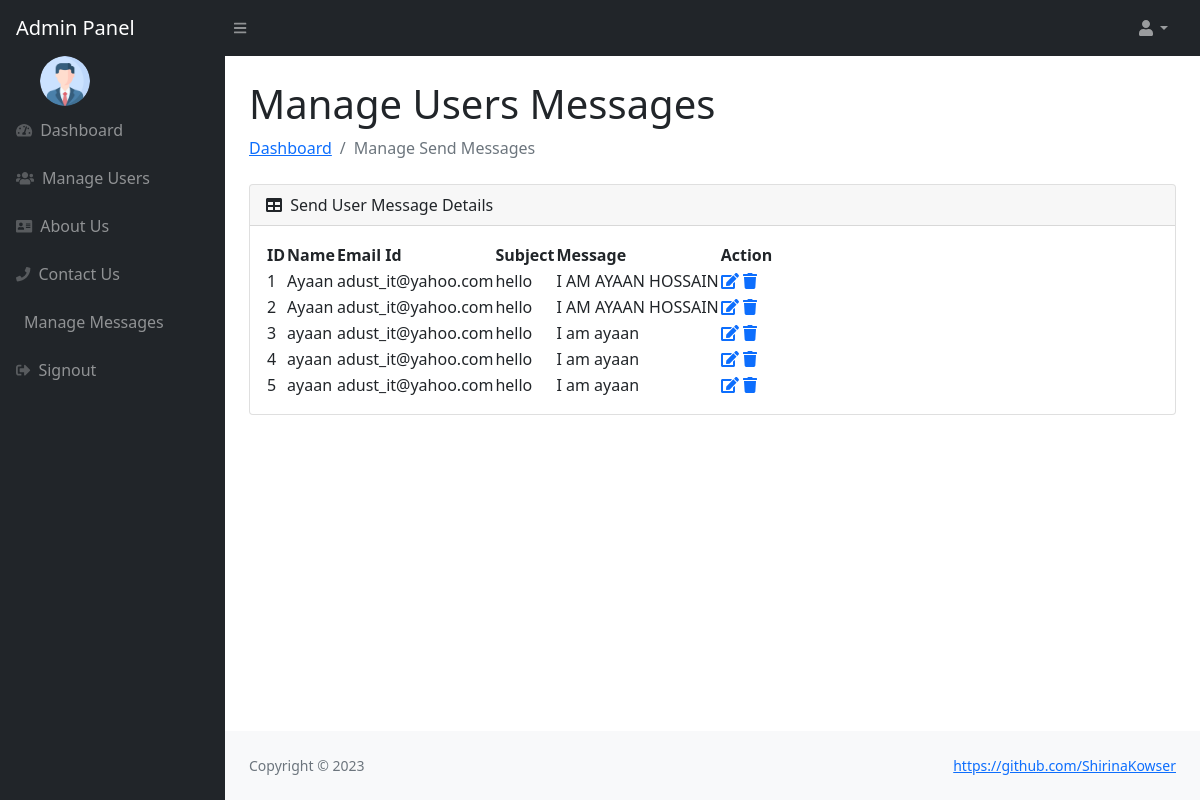
The app's page /admin/manage-message.php (signed in) with its own data.
### tables this page shows
CREATE TABLE `contact` (
  `id` int(11) NOT NULL,
  `name` varchar(255) NOT NULL,
  `email` varchar(255) NOT NULL,
  `subject` varchar(255) NOT NULL,
  `message` text NOT NULL
);

### admin/manage-message.php (the view, shortened to what this page needs)
<?php session_start();
include_once('includes/dbconnection.php');
if (strlen($_SESSION['adminid']==0)) {
  header('location:logout.php');
  } else{
?>
<!DOCTYPE html>
<html lang="en">
    <head>
        <link href="https://cdn.jsdelivr.net/npm/simple-datatables@latest/dist/style.css" rel="stylesheet" />
        <link href="css/style.css" rel="stylesheet" />
    </head>
    <body class="sb-nav-fixed">
      <?php include_once('includes/navbar.php');?>
        <div id="layoutSidenav">
         <?php include_once('includes/sidebar.php');?>
            <div id="layoutSidenav_content">
                <main>
                    <div class="container-fluid px-4">
                        <h1 class="mt-4">Manage Users Messages</h1>
                        <ol class="breadcrumb mb-4">
                            <li class="breadcrumb-item"><a href="dashboard.php">Dashboard</a></li>
                            <li class="breadcrumb-item active">Manage Send Messages</li>
                        </ol>
                        <div class="card mb-4">
                            <div class="card-header">
                                <i class="fas fa-table me-1"></i>
                                Send User Message Details
                            </div>
                            <div class="card-body">
                                <table id="datatablesSimple">
                                    <thead>
                                        <tr>
                                             <th>ID</th>
                                  <th> Name</th>
                                  <th> Email Id</th>
                                  <th>Subject</th>
                                  <th>Message</th>
                                  <th>Action</th>
                                        </tr>
                                    </thead>
                                    <tbody>
                         <?php $ret=mysqli_query($conn,"select * from contact");
                              $cnt=1;
                              while($row=mysqli_fetch_array($ret))
                              {?>
                              <tr>
                              <td><?php echo $cnt;?></td>
                                  <td><?php echo $row['name'];?></td>
                                  <td><?php echo $row['email'];?></td>
                                  <td><?php echo $row['subject'];?></td>
                                  <td><?php echo $row['message'];?></td>
                                  <td>
                                     <a href="contact.php?uid=<?php echo $row['id'];?>">
                                         <i class="fas fa-edit"></i></a>
                                     <a href="manage-message.php?id=<?php echo $row['id'];?>" onClick="return confirm('Do you really want to delete');"><i class="fa fa-trash" aria-hidden="true"></i></a>
                                  </td>
                              </tr>
                              <?php $cnt=$cnt+1; }?>
                                    </tbody>
                                </table>
                            </div>
                        </div>
                    </div>
                </main>
  <?php include('includes/footer.php');?>
            </div>
        </div>
    </body>
</html>
<?php } ?>

### admin/includes/navbar.php (shortened to what this page needs)
<nav class="sb-topnav navbar navbar-expand navbar-dark bg-dark">
          <a class="navbar-brand ps-3" href="dashboard.php">Admin Panel</a>
          <button class="btn btn-link btn-sm order-1 order-lg-0 me-4 me-lg-0" id="sidebarToggle" href="#!"><i class="fas fa-bars"></i></button>
          <form class="d-none d-md-inline-block form-inline ms-auto me-0 me-md-3 my-2 my-md-0">
              <div class="input-group">
              </div>
          </form>
          <ul class="navbar-nav ms-auto ms-md-0 me-3 me-lg-4">
              <li class="nav-item dropdown">
                  <a class="nav-link dropdown-toggle" id="navbarDropdown" href="#" role="button" data-bs-toggle="dropdown" aria-expanded="false"><i class="fas fa-user fa-fw"></i></a>
              </li>
          </ul>
      </nav>

### admin/includes/sidebar.php (shortened to what this page needs)
<div id="layoutSidenav_nav">
              <nav class="sb-sidenav accordion sb-sidenav-dark" id="sidenavAccordion">
                  <div class="sb-sidenav-menu">
                      <div class="nav">
                      <div class="profile-image">
                      <img class="img-xs rounded-circle" src="images/face.png" alt="profile image">
                      </div>
                          <a class="nav-link" href="dashboard.php">
                              <div class="sb-nav-link-icon"><i class="fas fa-tachometer-alt"></i></div>
                              Dashboard
                          </a>
                          <a class="nav-link" href="manage-users.php">
                              <div class="sb-nav-link-icon"><i class="fas fa-users"></i></div>
                              Manage Users
                          </a>
                          <a class="nav-link" href="about.php">
                              <div class="sb-nav-link-icon"><i class="fa fa-address-card"></i></i></div>
                              About Us
                          </a>
                          <a class="nav-link" href="contact.php">
                              <div class="sb-nav-link-icon"><i class="fa fa-phone"></i></div>
                              Contact Us
                          </a>
                          <a class="nav-link" href="manage-message.php">
                              Manage Messages
                          </a>
                          <a class="nav-link" href="logout.php">
                              <div class="sb-nav-link-icon"><i class="fas fa-sign-out-alt"></i></div>
                              Signout
                          </a>
                      </div>
                  </div>
              </nav>
          </div>

### admin/includes/footer.php
<div id="layoutAuthentication_footer">
             <footer class="py-4 bg-light mt-auto">
                 <div class="container-fluid px-4">
                     <div class="d-flex align-items-center justify-content-between small">
                         <div class="text-muted">Copyright &copy; <?php echo date('Y');?></div>
                         <div>
                             <a href="https://github.com/ShirinaKowser" target="_blank">https://github.com/ShirinaKowser</a>
                         </div>
                     </div>
                 </div>
             </footer>
         </div>

### records on screen
contact: name "Ayaan", email "adust_it@yahoo.com", subject "hello", message "I AM AYAAN HOSSAIN"
contact: name "Ayaan", email "adust_it@yahoo.com", subject "hello", message "I AM AYAAN HOSSAIN"
contact: name "ayaan", email "adust_it@yahoo.com", subject "hello", message "I am ayaan"
contact: name "ayaan", email "adust_it@yahoo.com", subject "hello", message "I am ayaan"
contact: name "ayaan", email "adust_it@yahoo.com", subject "hello", message "I am ayaan"
